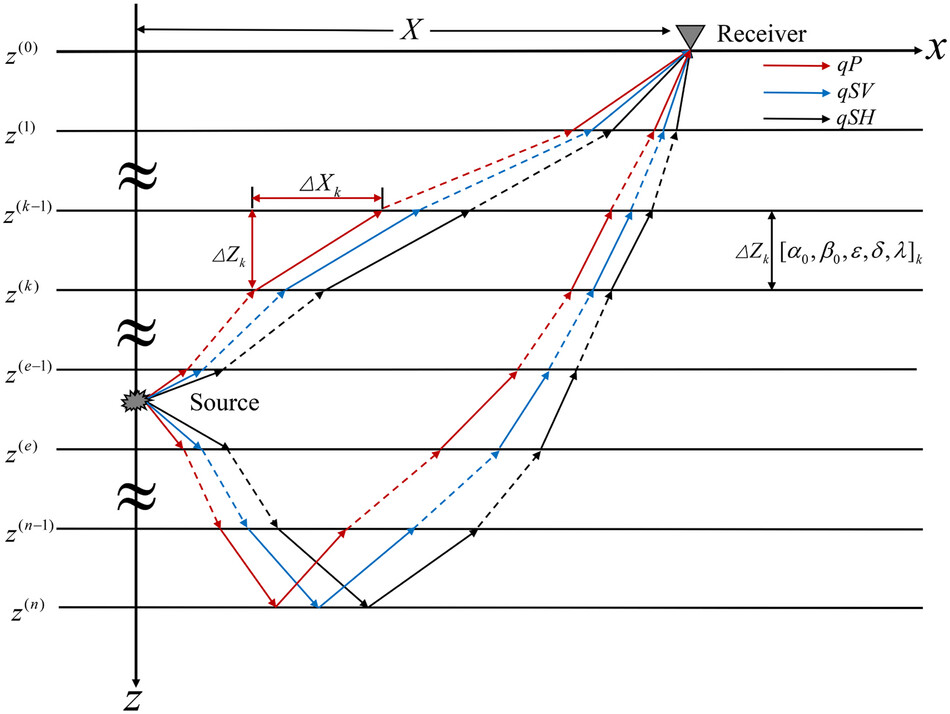
#> input picture 01-legacy-figure-reproduction/input/figure.jpg, 950 x 714 px; its folder holds only this picture in this run
$ python reproduce_figure.py
#> lines starting #> are read from the running program, lines starting #| are printed output that depends on the picture
"""Reproduce a schematic approximation of Jiang et al. (2024) Figure 1.

The original figure is conceptual, so this script uses fixed geometry rather
than recovered data. The goal is to make every approximation explicit and easy
to edit.
"""

from __future__ import annotations

from dataclasses import dataclass
from pathlib import Path

import matplotlib.image as mpimg
import matplotlib.pyplot as plt
from matplotlib.lines import Line2D


ROOT = Path(__file__).resolve().parents[1]
INPUT = ROOT / "input"
OUTPUT = ROOT / "output"


@dataclass(frozen=True)
class Ray:
    name: str
    color: str
    direct: list[tuple[float, float]]
    reflected: list[tuple[float, float]]


LAYERS = [
    (0.0, r"$z^{(0)}$"),
    (1.0, r"$z^{(1)}$"),
    (2.0, r"$z^{(k-1)}$"),
    (3.0, r"$z^{(k)}$"),
    (4.0, r"$z^{(e-1)}$"),
    (5.0, r"$z^{(e)}$"),
    (6.0, r"$z^{(n-1)}$"),
    (7.0, r"$z^{(n)}$"),
]

SOURCE = (0.0, 4.4)
RECEIVER = (8.0, 0.0)

RAYS = [
    Ray(
        name="qP",
        color="#d7191c",
        direct=[SOURCE, (0.7, 4.0), (1.7, 3.4), (2.5, 3.0), (5.4, 1.0), RECEIVER],
        reflected=[
            SOURCE,
            (0.55, 5.0),
            (1.75, 7.0),
            (2.75, 6.0),
            (4.0, 5.0),
            (5.25, 4.0),
            (6.15, 3.0),
            (6.8, 2.0),
            (7.45, 1.0),
            RECEIVER,
        ],
    ),
    Ray(
        name="qSV",
        color="#2b83ba",
        direct=[SOURCE, (0.95, 4.0), (2.05, 3.4), (3.05, 3.0), (5.65, 1.0), RECEIVER],
        reflected=[
            SOURCE,
            (0.85, 5.0),
            (2.35, 7.0),
            (3.25, 6.0),
            (4.45, 5.0),
            (5.65, 4.0),
            (6.45, 3.0),
            (7.0, 2.0),
            (7.62, 1.0),
            RECEIVER,
        ],
    ),
    Ray(
        name="qSH",
        color="#111111",
        direct=[SOURCE, (1.25, 4.0), (2.45, 3.4), (3.55, 3.0), (6.0, 1.0), RECEIVER],
        reflected=[
            SOURCE,
            (1.25, 5.0),
            (2.95, 7.0),
            (4.0, 6.0),
            (5.05, 5.0),
            (6.0, 4.0),
            (6.75, 3.0),
            (7.2, 2.0),
            (7.78, 1.0),
            RECEIVER,
        ],
    ),
]


def next_numbered_path(prefix: str, suffix: str = ".png") -> Path:
    OUTPUT.mkdir(exist_ok=True)
    used = sorted(OUTPUT.glob(f"{prefix}_*{suffix}"))
    if not used:
        return OUTPUT / f"{prefix}_001{suffix}"

    last_number = max(int(path.stem.rsplit("_", 1)[-1]) for path in used)
    return OUTPUT / f"{prefix}_{last_number + 1:03d}{suffix}"


def draw_arrowed_path(
    ax: plt.Axes,
    points: list[tuple[float, float]],
    color: str,
    *,
    linestyle: str = "-",
    linewidth: float = 1.4,
    arrow_indices: tuple[int, ...] = (1, 3, 5),
) -> None:
    xs, ys = zip(*points)
    ax.plot(xs, ys, color=color, linestyle=linestyle, linewidth=linewidth)

    for segment_index in arrow_indices:
        if segment_index >= len(points):
            continue
        x0, y0 = points[segment_index - 1]
        x1, y1 = points[segment_index]
        start = (x0 + 0.58 * (x1 - x0), y0 + 0.58 * (y1 - y0))
        end = (x0 + 0.72 * (x1 - x0), y0 + 0.72 * (y1 - y0))
        ax.annotate(
            "",
            xy=end,
            xytext=start,
            arrowprops=dict(arrowstyle="-|>", color=color, lw=linewidth, mutation_scale=11),
        )


def draw_dimension(
    ax: plt.Axes,
    start: tuple[float, float],
    end: tuple[float, float],
    label: str,
    label_xy: tuple[float, float],
    *,
    color: str = "#111111",
    fontsize: int = 16,
) -> None:
    ax.annotate(
        "",
        xy=end,
        xytext=start,
        arrowprops=dict(arrowstyle="<->", color=color, lw=1.25, shrinkA=0, shrinkB=0),
    )
    ax.text(*label_xy, label, color=color, ha="center", va="center", fontsize=fontsize)


def draw_source(ax: plt.Axes) -> None:
    x, y = SOURCE
    ax.scatter(
        [x],
        [y],
        marker=(14, 1, 0),
        s=430,
        facecolor="0.65",
        edgecolor="0.1",
        linewidth=1.1,
        zorder=5,
    )
    ax.text(x + 0.75, y + 0.1, "Source", fontsize=18, ha="left", va="center")


def draw_receiver(ax: plt.Axes) -> None:
    x, y = RECEIVER
    ax.scatter(
        [x],
        [y - 0.18],
        marker="v",
        s=500,
        facecolor="0.55",
        edgecolor="0.1",
        linewidth=1.2,
        zorder=6,
    )
    ax.text(x + 0.42, y - 0.2, "Receiver", fontsize=18, ha="left", va="center")


def draw_layers(ax: plt.Axes) -> None:
    for depth, label in LAYERS:
        ax.hlines(depth, -1.1, 11.1, color="#111111", linewidth=1.8)
        ax.text(-1.35, depth, label, fontsize=15, ha="right", va="center")

    for y in (1.55, 3.55, 5.55):
        ax.text(0.0, y, r"$\approx$", fontsize=46, rotation=90, ha="center", va="center")


def draw_axes(ax: plt.Axes) -> None:
    ax.annotate("", xy=(11.2, 0.0), xytext=(-0.05, 0.0), arrowprops=dict(arrowstyle="-|>", lw=2.2))
    ax.annotate("", xy=(0.0, 8.1), xytext=(0.0, -0.6), arrowprops=dict(arrowstyle="-|>", lw=2.2))
    ax.text(11.25, 0.0, r"$x$", fontsize=30, ha="left", va="center")
    ax.text(0.0, 8.25, r"$z$", fontsize=30, ha="center", va="top")


def draw_annotations(ax: plt.Axes) -> None:
    draw_dimension(ax, (SOURCE[0], -0.27), (RECEIVER[0], -0.27), r"$X$", (4.0, -0.47), fontsize=18)
    ax.vlines([SOURCE[0], RECEIVER[0]], -0.42, 0.0, colors="#111111", linewidth=1.2)

    draw_dimension(ax, (1.65, 1.85), (3.6, 1.85), r"$\Delta X_k$", (2.62, 1.68), color="#d7191c")
    ax.vlines([1.65, 3.6], 1.75, 3.0, colors="#d7191c", linewidth=1.2)

    draw_dimension(ax, (1.65, 2.0), (1.65, 3.0), r"$\Delta Z_k$", (1.33, 2.5), color="#d7191c")
    draw_dimension(ax, (9.2, 2.0), (9.2, 3.0), r"$\Delta Z_k$", (8.92, 2.5), fontsize=16)
    ax.text(9.35, 2.5, r"$[\alpha_0,\beta_0,\epsilon,\delta,\lambda]_k$", fontsize=16, ha="left", va="center")


def draw_rays(ax: plt.Axes) -> None:
    for ray in RAYS:
        draw_arrowed_path(ax, ray.direct, ray.color, linestyle="--", arrow_indices=(1, 3, 5))
        draw_arrowed_path(ax, ray.reflected, ray.color, linestyle="-", arrow_indices=(1, 3, 5, 7, 9))


def add_legend(ax: plt.Axes) -> None:
    handles = [
        Line2D([0], [0], color=ray.color, lw=1.7, marker=">", markevery=[1], label=ray.name)
        for ray in RAYS
    ]
    ax.legend(
        handles=handles,
        frameon=False,
        fontsize=16,
        loc="upper right",
        bbox_to_anchor=(0.94, 0.94),
        handlelength=3.2,
        handletextpad=0.5,
    )


def build_reproduction() -> plt.Figure:
    plt.rcParams.update(
        {
            "font.family": "serif",
            "mathtext.fontset": "dejavuserif",
            "axes.linewidth": 0.0,
        }
    )
    fig, ax = plt.subplots(figsize=(11.2, 8.0))
    draw_layers(ax)
    draw_axes(ax)
    draw_rays(ax)
    draw_source(ax)
    draw_receiver(ax)
    draw_annotations(ax)
    add_legend(ax)

    ax.set_xlim(-1.7, 11.5)
    ax.set_ylim(8.45, -0.65)
    ax.set_aspect("equal", adjustable="box")
    ax.axis("off")
    fig.tight_layout(pad=0.2)
    return fig


def save_comparison(reproduction_path: Path) -> Path:
    target = mpimg.imread(INPUT / "figure.jpg")
    reproduced = mpimg.imread(reproduction_path)

    fig, axes = plt.subplots(1, 2, figsize=(14, 6.0))
    for ax, image, title in zip(
        axes,
        (target, reproduced),
        ("Target figure from paper", "Reproduced schematic"),
        strict=True,
    ):
        ax.imshow(image)
        ax.set_title(title, fontsize=13)
        ax.axis("off")

    fig.tight_layout()
    comparison_path = next_numbered_path("comparison")
    fig.savefig(comparison_path, dpi=180)
    plt.close(fig)
    return comparison_path


def main() -> None:
    figure = build_reproduction()
    figure_path = next_numbered_path("figure")
    figure.savefig(figure_path, dpi=220, facecolor="white")
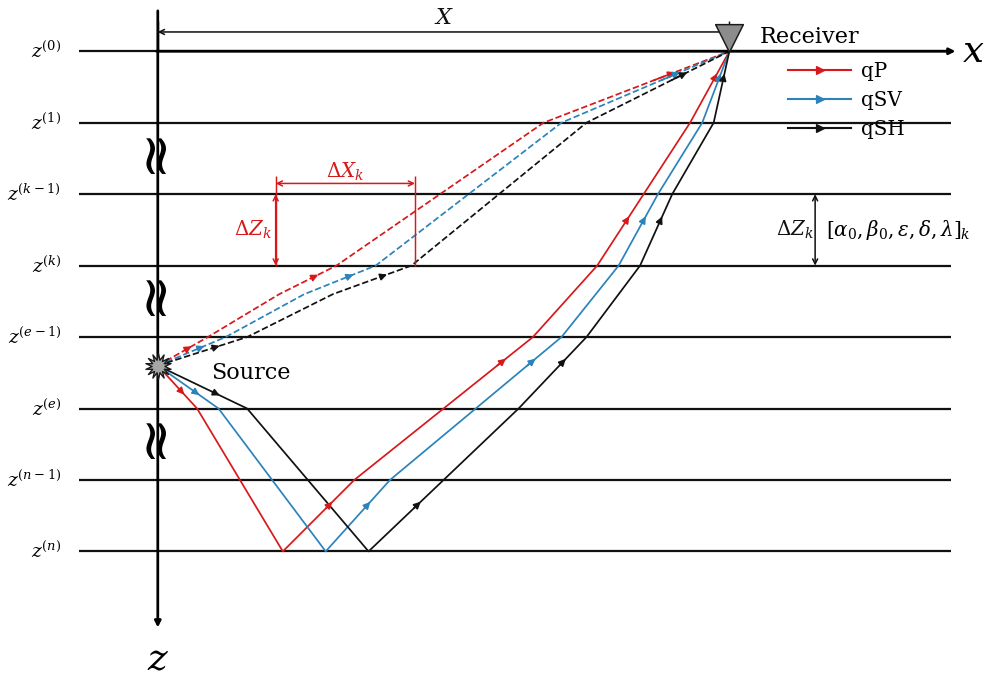
#> figure drawn by matplotlib, 1 panel
    plt.close(figure)

    comparison_path = save_comparison(figure_path)
#> in save_comparison, target is the input picture: shape (714, 950, 3); mean R, G, B 243.7, 243.3, 243.6
#> in save_comparison, `reproduced = mpimg.imread(reproduction_path)`:
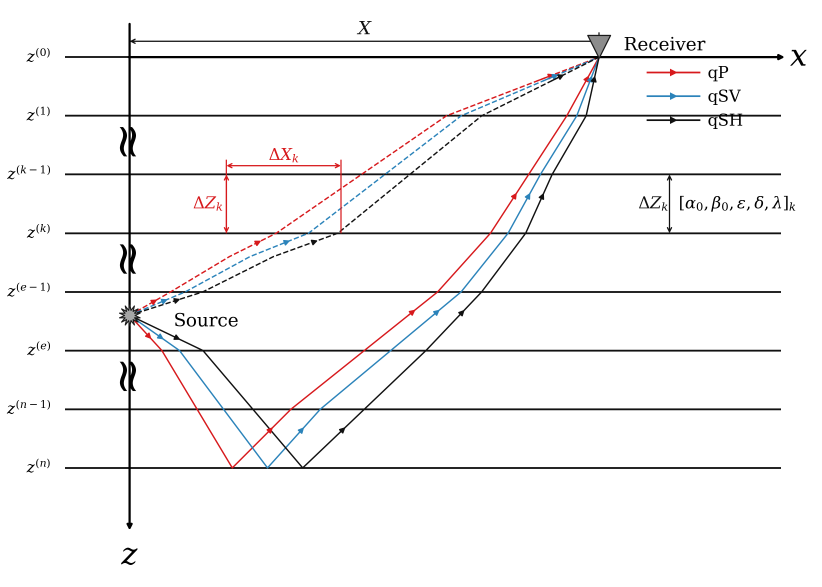
#> reproduced: shape (1760, 2464, 4) float32 (shown at 1/3 size); mean R, G, B, A 0.962, 0.96, 0.96, 1
#> the loop in save_comparison, `for ax, image, title in zip( axes, (target, reproduced), ("Target figu..` made 2 passes
#> title on passes 1 to 2: 'Target figure from paper', 'Reproduced schematic'
#> in save_comparison, `fig.savefig(comparison_path, dpi=180)`:
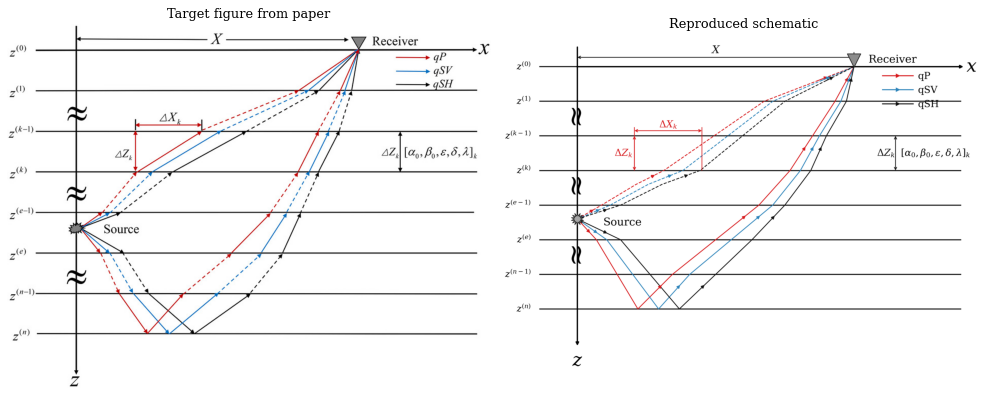
#> figure drawn by matplotlib, 2 panels
    print(f"Saved reproduced figure: {figure_path}")
    print(f"Saved comparison figure: {comparison_path}")


if __name__ == "__main__":
    main()
